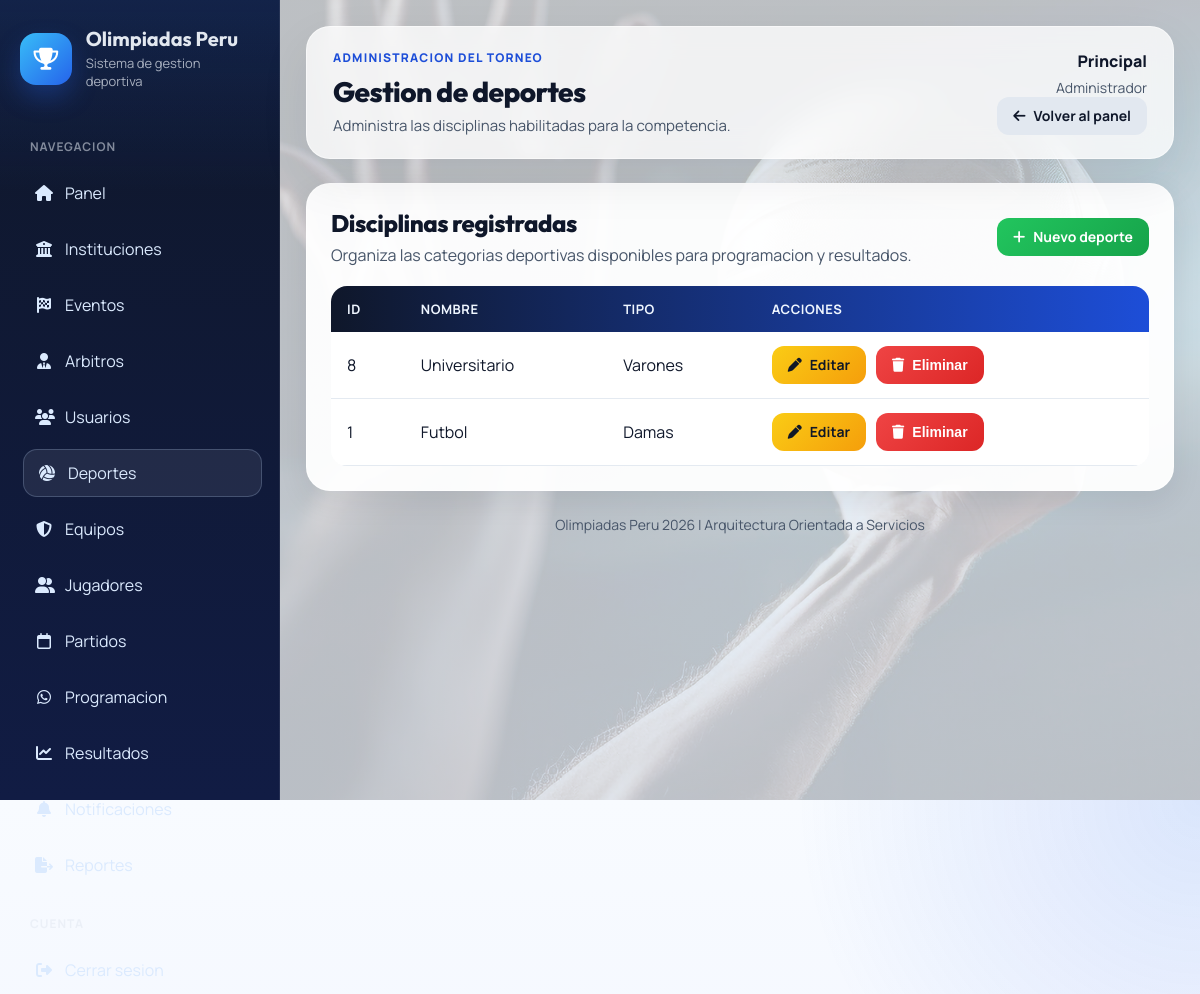
The app's page /modules/deportes/index.php (signed in) with its own data.
### tables this page shows
CREATE TABLE `deportes` (
  `id_deporte` int(11) NOT NULL AUTO_INCREMENT,
  `nombre` varchar(100) NOT NULL,
  `tipo` enum('Varones','Damas','Mixto') NOT NULL,
  `descripcion` text DEFAULT NULL,
  PRIMARY KEY (`id_deporte`)
);

### modules/deportes/index.php (called while the page is built, shortened)
<?php
require __DIR__ . '/index_view.php';
return;
?>

### includes/auth.php (called while the page is built, shortened)
<?php
function e(string $value): string
{
    return htmlspecialchars($value, ENT_QUOTES, 'UTF-8');
}

### modules/deportes/index_view.php (the view, shortened to what this page needs)
<?php
include '../../config/database.php';
$deportes = $conexion->query('SELECT * FROM deportes ORDER BY id_deporte DESC')->fetchAll();
require '../../includes/app_header.php';
?>
<section class="panel-card">
    <div class="toolbar">
        <div class="toolbar__title">
            <h2>Disciplinas registradas</h2>
            <p>Organiza las categorias deportivas disponibles para programacion y resultados.</p>
        </div>
        <div class="actions">
            <a class="btn btn-success" href="crear.php">
                <i class="fa-solid fa-plus"></i>
                Nuevo deporte
            </a>
        </div>
    </div>
    <div class="table-responsive">
        <table class="app-table">
            <thead>
                <tr>
                    <th>ID</th>
                    <th>Nombre</th>
                    <th>Tipo</th>
                    <th>Acciones</th>
                </tr>
            </thead>
            <tbody>
                <?php foreach ($deportes as $deporte): ?>
                    <tr>
                        <td><?= e((string) $deporte['id_deporte']) ?></td>
                        <td><?= e($deporte['nombre']) ?></td>
                        <td><?= e($deporte['tipo']) ?></td>
                        <td>
                            <div class="table-stack">
                                <a class="btn btn-warning" href="editar.php?id=<?= e((string) $deporte['id_deporte']) ?>">
                                    <i class="fa-solid fa-pen"></i>
                                    Editar
                                </a>
                                <form class="inline-form" action="eliminar.php" method="POST" onsubmit="return confirm('¿Eliminar este deporte?');">
                                    <button class="btn btn-danger" type="submit">
                                        <i class="fa-solid fa-trash"></i>
                                        Eliminar
                                    </button>
                                </form>
                            </div>
                        </td>
                    </tr>
                <?php endforeach; ?>
            </tbody>
        </table>
    </div>
</section>
<?php require '../../includes/app_footer.php'; ?>

### css/style.css (style rules this page uses)
:root { --bg: #eef2ff; --surface: #ffffff; --text: #0f172a; --text-soft: #475569; --primary: #2563eb; --primary-2: #1d4ed8; --success: #16a34a; --warning: #f59e0b; --danger: #dc2626; --shadow-soft: 0 20px 50px rgba(15, 23, 42, 0.08); --shadow-card: 0 10px 30px rgba(15, 23, 42, 0.08); --radius-xl: 24px; --radius-lg: 18px; --radius-md: 14px; --radius-sm: 10px; --transition: 180ms ease; }
* { box-sizing: border-box; margin: 0; padding: 0; }
html { scroll-behavior: smooth; }
body { background: radial-gradient(circle at top right, rgba(37, 99, 235, 0.14), transparent 28%), radial-gradient(circle at bottom left, rgba(22, 163, 74, 0.12), transparent 24%), linear-gradient(180deg, #f8fbff 0%, var(--bg) 100%); color: var(--text); font-family: "Manrope", "Segoe UI", Tahoma, Geneva, Verdana, sans-serif; min-height: 100vh; }
h1, h2, h3, h4, h5, h6, .app-brand__title, .app-topbar__title { font-family: "Outfit", "Manrope", "Segoe UI", sans-serif; }
a { color: inherit; }
.hero-card, .panel-card, .data-card, .form-card, .auth-card { background: rgba(255, 255, 255, 0.94); border: 1px solid rgba(255, 255, 255, 0.7); border-radius: var(--radius-xl); box-shadow: var(--shadow-card); }
.hero-card, .panel-card, .data-card, .form-card { padding: 24px; }
.toolbar { align-items: center; display: flex; flex-wrap: wrap; gap: 12px; justify-content: space-between; margin-bottom: 20px; }
.toolbar__title h2, .section-title { font-size: 24px; font-weight: 800; letter-spacing: -0.02em; }
.toolbar__title p { color: var(--text-soft); margin-top: 6px; }
.actions { display: flex; flex-wrap: wrap; gap: 10px; }
.table-responsive { overflow-x: auto; }
.app-table, table { background: var(--surface); border-collapse: collapse; border-radius: 16px; overflow: hidden; width: 100%; }
.app-table thead, table thead { background: linear-gradient(90deg, #0f172a, #1d4ed8); }
.app-table th, table th { color: #eff6ff; font-size: 13px; font-weight: 700; letter-spacing: 0.04em; padding: 14px 16px; text-align: left; text-transform: uppercase; }
.app-table td, table td { border-bottom: 1px solid rgba(226, 232, 240, 0.9); color: var(--text); padding: 14px 16px; vertical-align: middle; }
.app-table tbody td, table tbody td { background: rgba(255, 255, 255, 0.9); color: var(--text); }
.table-stack { display: flex; flex-wrap: wrap; gap: 10px; }
.btn, button, input[type="submit"] { align-items: center; border: 0; border-radius: 12px; cursor: pointer; display: inline-flex; font-size: 14px; font-weight: 700; gap: 8px; justify-content: center; line-height: 1; padding: 12px 16px; text-decoration: none; transition: transform var(--transition), box-shadow var(--transition), background var(--transition), opacity var(--transition); }
.btn-success { background: linear-gradient(135deg, #22c55e, #16a34a); color: #fff; }
.btn-warning { background: linear-gradient(135deg, #facc15, #f59e0b); color: #111827; }
.btn-danger { background: linear-gradient(135deg, #ef4444, #dc2626); color: #fff; }
.inline-form { display: inline-flex; }

### records on screen
deportes: id_deporte "8", nombre "Universitario", tipo "Varones"
deportes: id_deporte "1", nombre "Futbol", tipo "Damas"

### other values on screen
$item['label'] "Panel"
$item['label'] "Instituciones"
$item['label'] "Eventos"
$item['label'] "Arbitros"
$item['label'] "Usuarios"
$item['label'] "Deportes"
$item['label'] "Equipos"
$item['label'] "Jugadores"
$item['label'] "Partidos"
$item['label'] "Programacion"
$item['label'] "Resultados"
$pageHeading "Gestion de deportes"
$pageDescription "Administra las disciplinas habilitadas para la competencia."
current_user_name() "Principal"
current_role_label() "Administrador"
